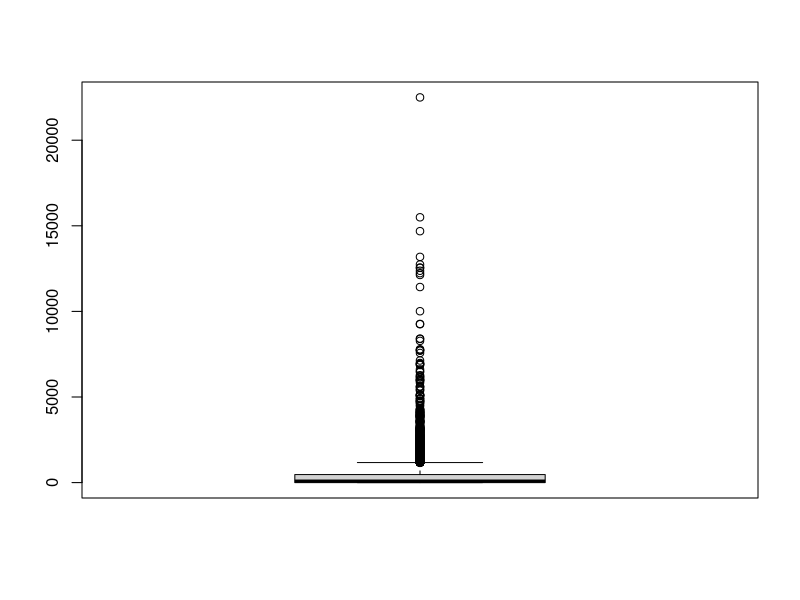

Reproduce this figure in R.
setwd("C:/Users/g1a9p/Documents/R/Projecto-R")


library(readxl)
CreditCard <- read_excel("CreditCard.xlsx", col_types = c("text", "numeric", "numeric","numeric", "numeric", "numeric", "numeric", "numeric", "numeric", "numeric", "numeric", "numeric","numeric", "numeric"))

summary(CreditCard)
View(CreditCard)


BalanceFrequency <- CreditCard$BALANCE_FREQUENCY
Purchases <- CreditCard$PURCHASES
InstallmentsPurchases <- CreditCard$INSTALLMENTS_PURCHASES
PurchasesFrequency <- CreditCard$PURCHASES_FREQUENCY
PurchasesInstallmentsFrequency <- CreditCard$PURCHASES_INSTALLMENTS_FREQUENCY
CashAdvanceFrequency <- CreditCard$CASH_ADVANCE_FREQUENCY
CashAdvanceTrx <- CreditCard$CASH_ADVANCE_TRX
PurchasesTrx <- CreditCard$PURCHASES_TRX
CreditLimit <- CreditCard$CREDIT_LIMIT
View(CreditLimit)
summary(InstallmentsPurchases)

#Remover outlier CashAdvanceFrequency
#CashAdvanceFrequency.outliers = subset(CashAdvanceFrequency, Mileage>1000)
#CashAdvanceFrequency.no.outliers = subset(CashAdvanceFrequency, Mileage<=1000)

#Remover outliers Purchases
#Purchases.outliers = subset(Purchases, Mileage>3000)
#Purchases.no.outliers = subset(Purchases, Mileage<=3000)

#Remover outliers InstallmentsPurchases
#InstallmentsPurchases.outliers = subset(Purchases, Mileage>15000)
#InstallmentsPurchases.outliers = subset(Purchases, Mileage<=15000)


#CreditLimit -> Introduzir os NA's com a m?dia
for(i in 1:length(CreditLimit)) {
  if(is.na(CreditLimit[i])) {
    CreditLimit[i] = 4494
  }
}
summary(CreditLimit)



#PurchasesInstallmentsFrequency -> Introduzir NAs com a media
for(i in 1:length(PurchasesInstallmentsFrequency)) {
  if(is.na(PurchasesInstallmentsFrequency[i])) {
    PurchasesInstallmentsFrequency[i] = 0.3505
  }
}
summary(PurchasesInstallmentsFrequency)


boxplot(InstallmentsPurchases)
